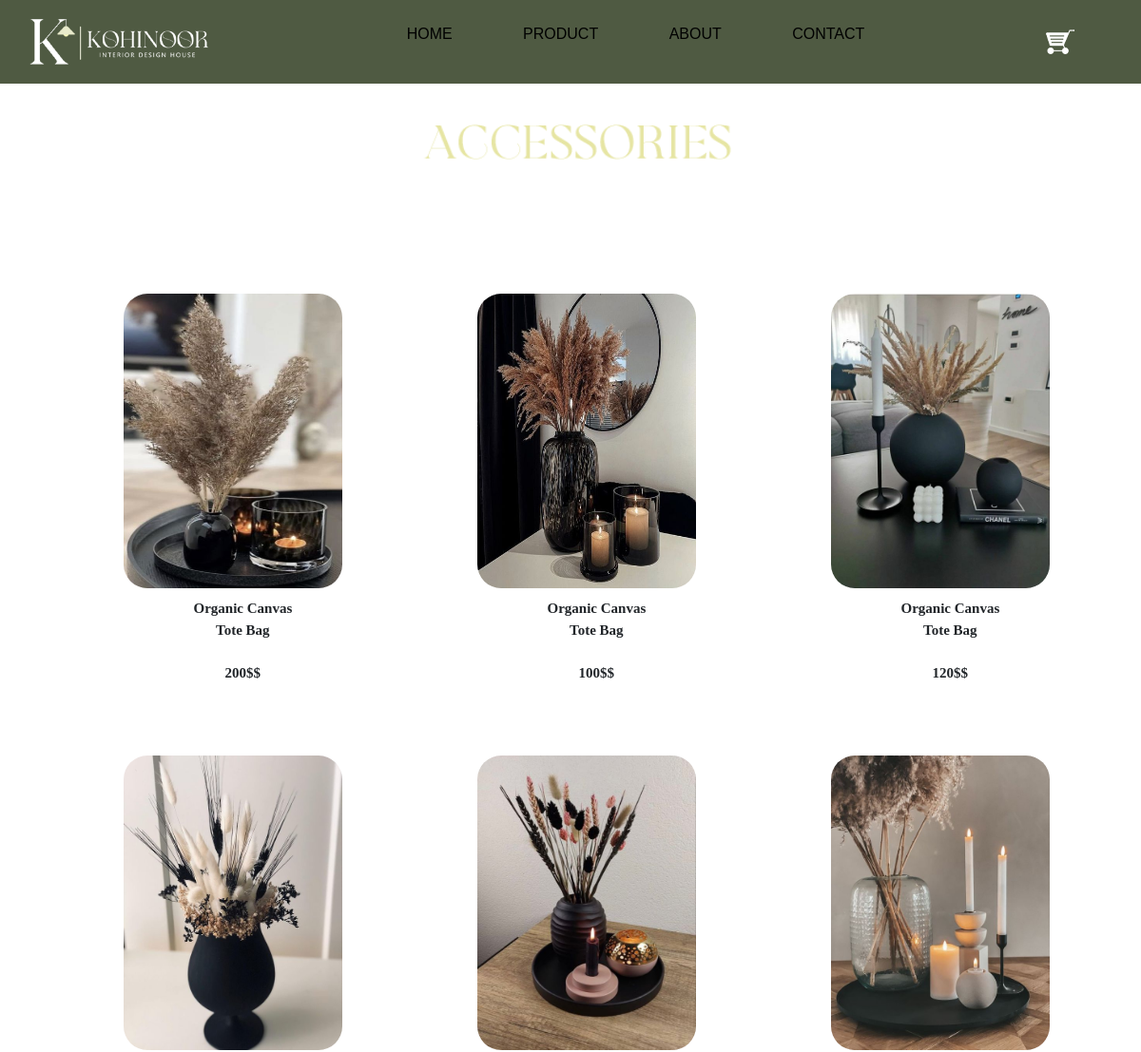
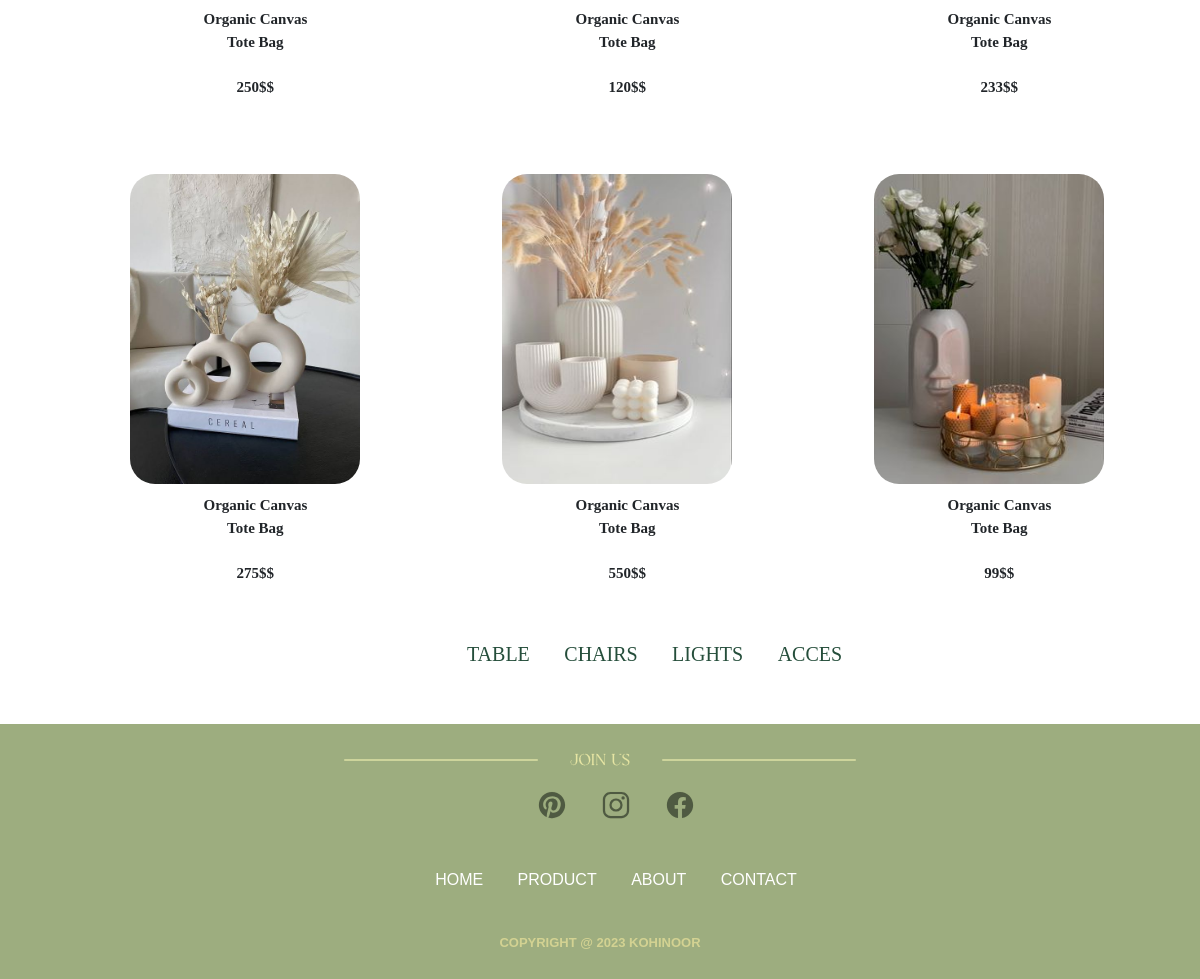
The page /acces.php on the database as committed earlier (2 pictures, top to bottom).
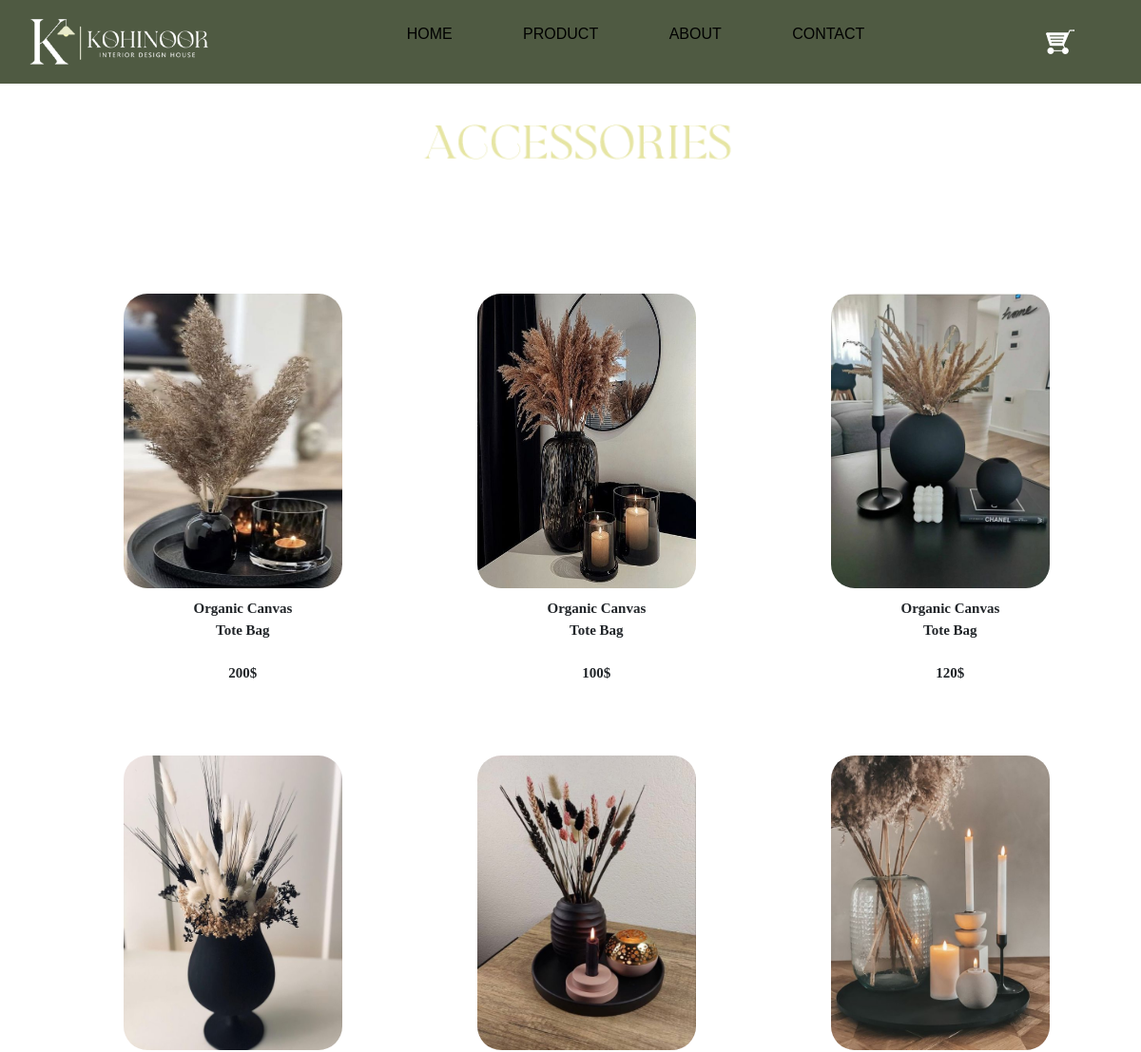
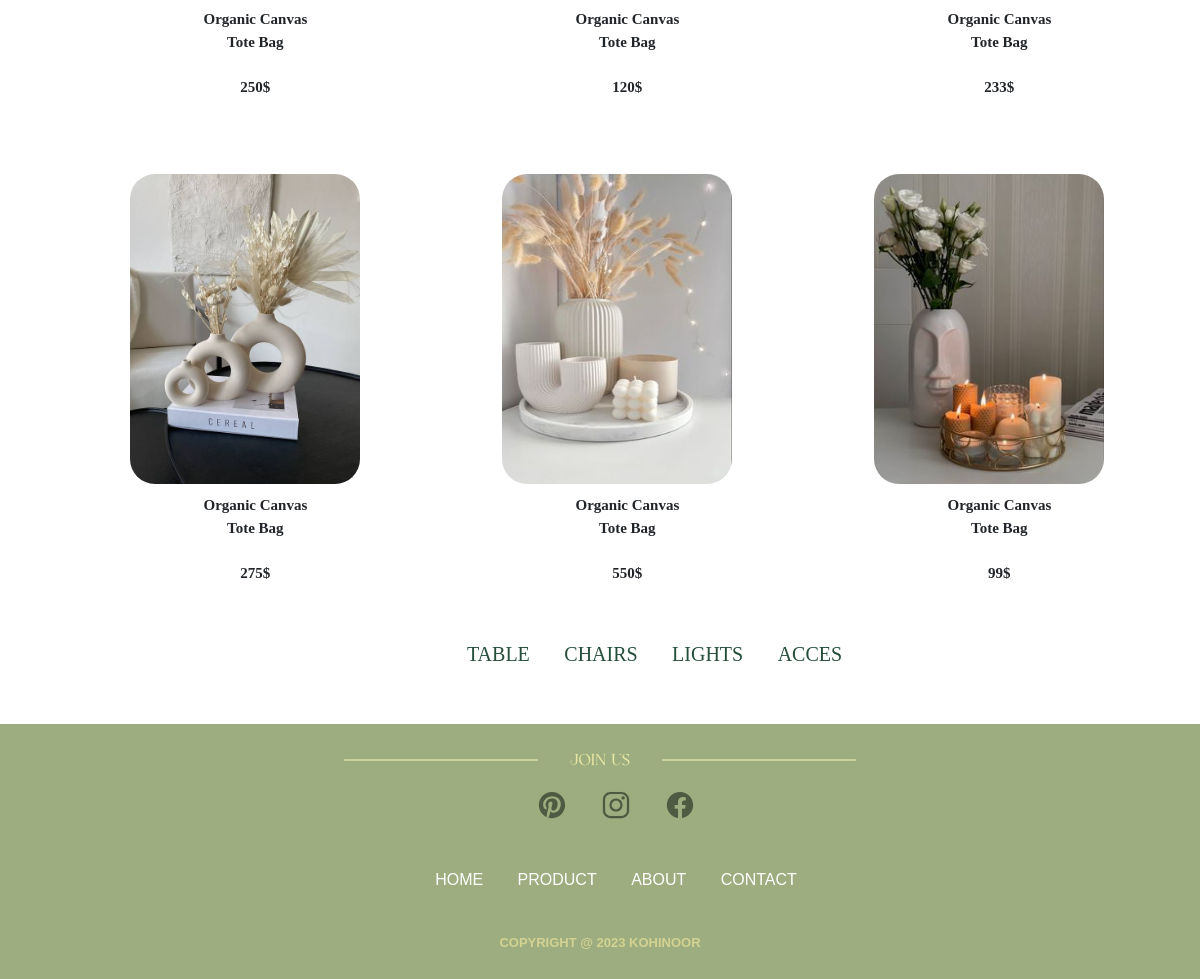
The same page on the database as committed later (2 pictures, top to bottom).
### tables this page shows
CREATE TABLE `products` (
  `id` int(255) NOT NULL,
  `img` varchar(255) NOT NULL,
  `name` varchar(255) NOT NULL,
  `title` varchar(255) NOT NULL,
  `description` varchar(255) NOT NULL,
  `prix` int(255) NOT NULL,
  `categorie` varchar(255) NOT NULL
);

### acces.php (the view, shortened to what this page needs)
<?php
@include('connexion.php');
$query = "SELECT * FROM products WHERE categorie = 'acces'";
$result = mysqli_query($conn, $query);
?>
<!DOCTYPE html>
<html lang="en">
<head>
    <?php @include_once('header.php'); ?>
</head>
<body>
    <div>
        <?php @include_once('navbar.php'); ?>
    </div>
    <div>
        <img src="images/accces.png" class="product">
    </div>
    <div class="product-img">
        <div class="container">
            <div class="row">
                <?php
                if ($result) {
                    $count = 0;
                    while ($row = mysqli_fetch_assoc($result)) {
                        if ($count % 3 == 0) {
                            echo '<div class="row">';
                        }
                        echo '<div class="col-sm-4">';
                        echo '<a href="product-description.php?id=' . $row['id'] . '"><img src="images/' . $row['img'] . '" alt=""></a>';
                        echo '<p class="par">' . $row['title'] . '<br><br>' . $row['prix']."$" . '</p>';
                        echo '</div>';
                        $count++;
                        if ($count % 3 == 0) {
                            echo '</div>';
                        }
                    }
                }
                ?>
            </div>
        </div>
    </div>
    <br>
    <div class="menu-product">
        <ul class="menu">
            <li><a href="tables.php">TABLE</a></li>
            <li><a href="chairs.php">CHAIRS</a></li>
            <li><a href="lights.php">LIGHTS</a></li>
            <li><a href="acces.php">ACCES</a></li>
            <br>
            <br>
        </ul>
    </div>
</body>
<?php @include_once('footer.php'); ?>
</html>

### header.php (shortened to what this page needs)
<link href="https://cdn.jsdelivr.net/npm/bootstrap@5.0.2/dist/css/bootstrap.min.css" rel="stylesheet">
<link rel="stylesheet" href="style.css">

### navbar.php
<div>
        <div class="navbar">
            <a href="Home.php"><img src="images/logo site1.png" class="logo"></a>
            <ul class="list">
                <li><a href="Home.php">HOME</a></li>
                <li><a href="product.php">PRODUCT</a></li>
                <li><a href="about.php">ABOUT</a></li>
                <li><a href="contact.php">CONTACT</a></li>
            </ul>
            <div class="sticker">
                <a href="cart.php"><img src="images/charyo.png" class="stick"></a>
            </div>
        </div>

### footer.php
<footer>
            <img src="images/join.png" class="footer-img">
            <ul class="footer-icons">
                <li><a href="https://www.pinterest.fr/"><ion-icon name="logo-pinterest"></ion-icon></a></li>
                <li><a href="https://www.instagram.com/"><ion-icon name="logo-instagram"></ion-icon></a></li>
                <li><a href="https://www.facebook.com/"><ion-icon name="logo-facebook"></ion-icon></a></li>
            </ul>
            <ul class="footer-menu">
                <li><a href="Home.php">HOME</a></li>
                <li><a href="product.php">PRODUCT</a></li>
                <li><a href="about.php">ABOUT</a></li>
                <li><a href="contact.php">CONTACT</a></li><br>
            </ul>
            <div class="footer-copyright">
                <p>Copyright @ 2023 KOHINOOR</p>
            </div>
        </footer>

### style.css (style rules this page uses)
* { margin: 0; padding: 0; box-sizing: border-box; font-family: sans-serif ; }
.navbar { background-color: #4f5a42; width: 100%; margin:auto; padding: 10px 0; display: flex; align-items: center; justify-content: space-between; }
.logo { margin-left: 25px; width: 200px; cursor: pointer; }
.navbar ul li { list-style: none; display: inline-block; margin: 0 35px; position: relative; }
.sticker { display: inline-block; margin-right: 70px ; position: relative; }
.stick { margin-left: 20px ; }
.navbar ul li a { text-decoration: none; color: #000; text-transform: uppercase; }
.navbar ul li::after { content:''; height: 3px; width: 0; background: #d3d292; position: absolute; left: 0; bottom: -10px; transition: 0.5s; }
a { color: #4f5a42; text-decoration: none; }
.product { width: 350px; margin-left: 36%; margin-top: 25px; }
p { margin-top: 10px; font-size: 11px; font-weight: bold; display: inline-block; }
footer { background:#9DAD7F; text-align: center; text-transform: uppercase; margin-top: 10px; }
.footer-img { padding-top: 20px; }
.footer-icons li { list-style: none; display: inline-block; margin:5px ; color: #40492e; }
.footer-icons a { padding: 10px; font-size: 30px; }
.footer-menu li { display: inline-block; margin: 15px; }
.footer-menu a { color:#ffffff; }
.footer-copyright { padding-bottom: 10px; }
.footer-copyright p { font-size: 13px; color: #d3d292; }
.container { margin-top: 60px; display: flex; justify-content: center; align-content: center; }
.product-img { display: flex; }
.product-img img { width: 230px; height: 310px; border-radius:25px; margin-left: 160px; margin-top: 60px; }
.menu li { display: inline-block; margin: 15px; }
.menu a { color:#254e3b; font-family: Georgia, 'Times New Roman', Times, serif; font-size: 20px; }
.menu-product { margin-left: 35%; }

### acces.php (style rules this page uses)
.par { margin-inline-start: 64%; text-align: center; font-size: 15px; font-family: cursive; }
.product-img { margin-left: -12%; }

Rows that differ between the two databases and show on the page:
changed products (number 1 of 9 on the later page): prix "200$" → "200"
changed products (number 2 of 9 on the later page): prix "100$" → "100"
changed products (number 3 of 9 on the later page): prix "120$" → "120"
changed products (number 4 of 9 on the later page): prix "250$" → "250"
changed products (number 5 of 9 on the later page): prix "120$" → "120"
changed products (number 6 of 9 on the later page): prix "233$" → "233"
changed products (number 7 of 9 on the later page): prix "275$" → "275"
changed products (number 8 of 9 on the later page): prix "550$" → "550"
changed products (number 9 of 9 on the later page): prix "99$" → "99"
